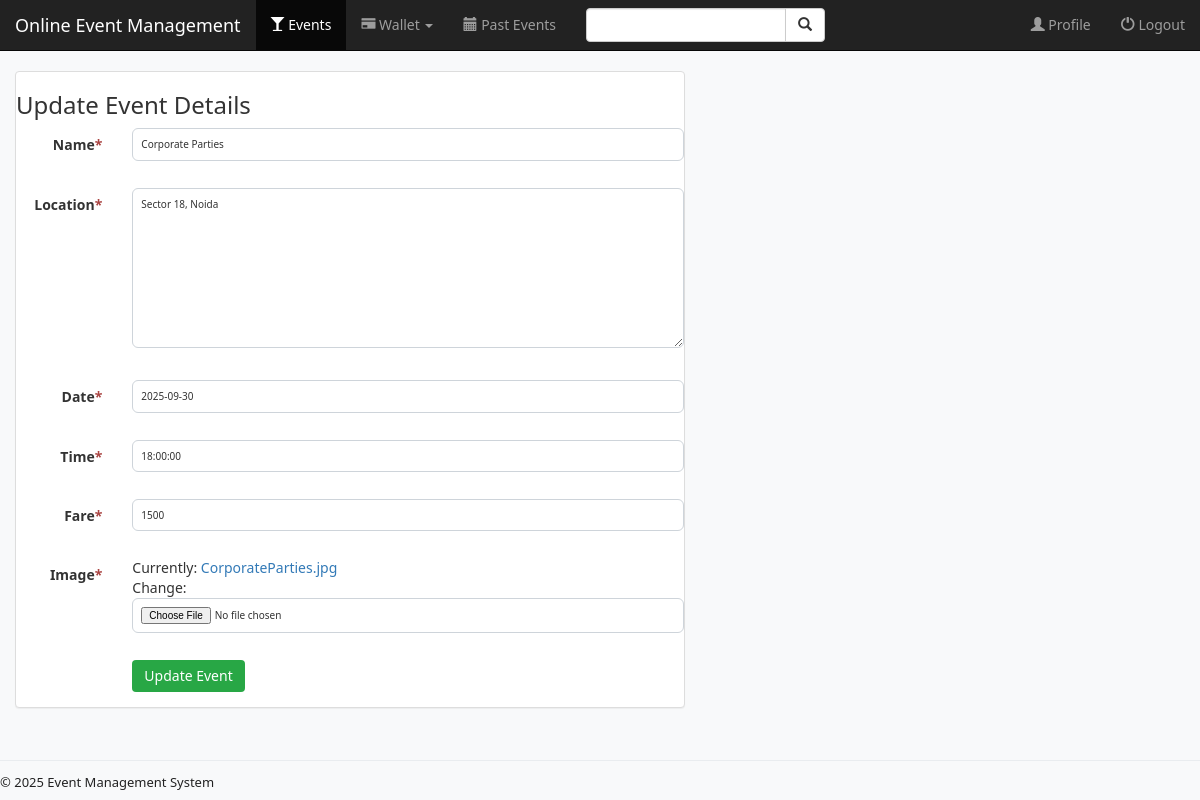
Screenshot of /event/update/1/ with the database file from the repository.
### event/models.py (models this page shows, shortened)
class Event(models.Model):
    name = models.CharField(max_length=50, null=False)
    image = models.ImageField(default='settings.MEDIA_ROOT/default_event.jpg')
    location = models.TextField(max_length=500, null=False)
    date = models.DateField(null=True)
    time = models.TimeField(null=True)
    manager = models.ForeignKey(User, on_delete=models.CASCADE)
    fare = models.PositiveIntegerField(null=True)

### event/views.py (the view, shortened to what this page needs)
# urls.py: re_path(r'^update/(?P<pk>[0-9]+)/$', views.EventUpdate.as_view(), name='update_event'),
class EventUpdate(UpdateView):
    model = Event
    form_class = EventForm
    def get(self, request, *args, **kwargs):
        pk = kwargs.get('pk')
        event = get_object_or_404(Event, pk=pk)
        form = self.form_class(instance=event)
        user = request.user
        tickets = Ticket.objects.filter(event=event)
        return render(request, 'event/event_form.html', {
            'form': form,
            'event': event,
            'user': user,
            'tickets': tickets,
        })

### event/forms.py
class EventForm(forms.ModelForm):
    class Meta:
        model = Event
        fields = ['name', 'location', 'date', 'time', 'fare', 'image']

### event/templates/event/event_form.html (shortened to what this page needs)
{% extends "event/base.html" %}
{% block events_active %}active{% endblock %}
{% block body %}
<div class="container-fluid">
    <div class="row">
        <div class="col-sm-12 col-md-7">
            <div class="panel panel-default">
                <h3>Update Event Details</h3>
                <form class="form-horizontal" role="form" method="post" enctype="multipart/form-data">
                    {% include "event/form_template.html" %}
                    <div class="form-group">
                        <div class="col-sm-offset-2 col-sm-10">
                            <button type="submit" class="btn btn-success">Update Event</button>
                        </div>
                    </div>
                </form>
            </div>
        </div>
    </div>
</div>
{% endblock %}

### event/templates/event/form_template.html (shortened to what this page needs)
{% for field in form %}
<div class="form-group">
    <label class="control-label col-sm-2" style="text-align:right;">
        {{ field.label }}{% if field.field.required %}<span class="text-danger">*</span>{% endif %}
    </label>
    <div class="col-sm-10">
        {{ field }}
    </div>
</div>
{% endfor %}

### static/event/css/style.css (style rules this page uses)
html { position: relative; min-height: 100%; }
body { margin-bottom: 60px; }
body, html { height: 100%; margin: 0; padding: 0; position: relative; min-height: 100vh; }
body { background: #f8f9fa; font-family: 'Segoe UI', Arial, sans-serif; }
.btn-success { background-color: #28a745; border: none; }
.form-group label { font-weight: 600; margin-bottom: 6px; }
.form-group input, .form-group textarea { border-radius: 6px; border: 1px solid #ced4da; padding: 8px; font-size: 1rem; width: 100%; margin-bottom: 12px; }

### rows the page displays
Event: form "Corporate Parties" "Sector 18, Noida" "2025-09-30" "18:00:00" "1500"

### other values shown
{{ field.label }} "Name" "Location" "Date" "Time" "Fare" "Image"
{{ year|default:2025 }} "2025"
